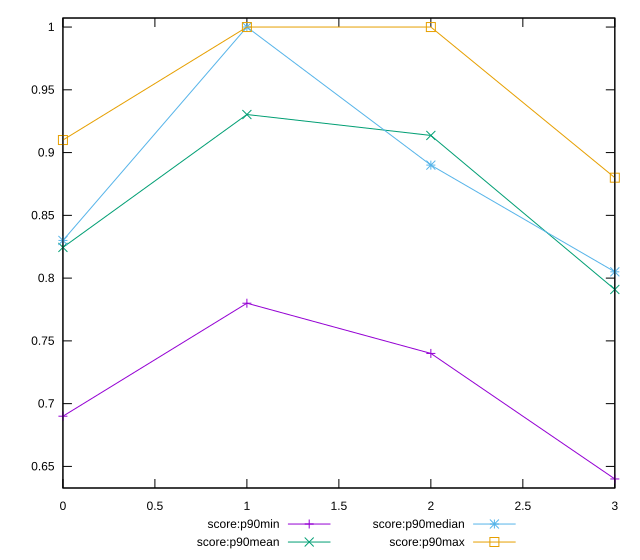

Here is the gnuplot script that generated this plot:
reset

$scoreP90Min <<EOF
0 0.69
1 0.78
2 0.74
3 0.64
EOF

$scoreP90Mean <<EOF
0 0.8244680851063827
1 0.9303191489361704
2 0.9136559139784948
3 0.7909574468085105
EOF

$scoreP90Median <<EOF
0 0.83
1 1
2 0.89
3 0.805
EOF

$scoreP90Max <<EOF
0 0.91
1 1
2 1
3 0.88
EOF

set key outside below
set xrange [0:3]
set yrange [0.6328:1.0072]
set trange [0.6328:1.0072]
set terminal svg size 640, 560 enhanced background rgb 'white'
set output "reports/report_00027_2021-02-24T12-40-31.850Z/bootup-time/progression/score.svg"

plot $scoreP90Min title "score:p90min" with linespoints, \
     $scoreP90Mean title "score:p90mean" with linespoints, \
     $scoreP90Median title "score:p90median" with linespoints, \
     $scoreP90Max title "score:p90max" with linespoints

reset
